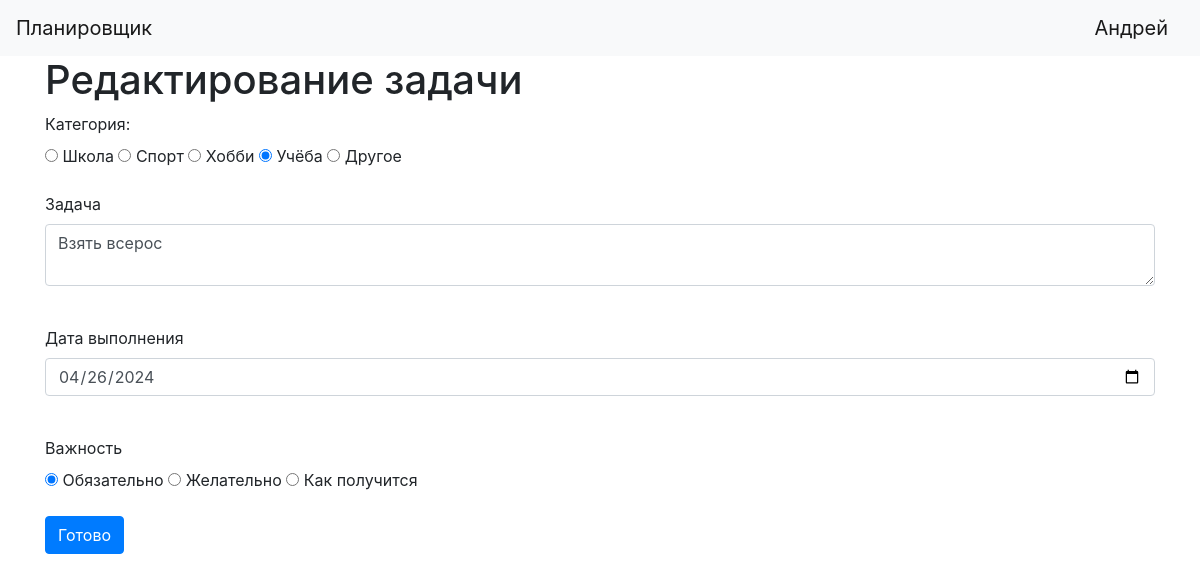
Page /tasks/6/4 (signed in) on the committed database.
### data/users.py (models this page shows, shortened)
class User(SqlAlchemyBase, UserMixin):
    __tablename__ = 'users'
    id = sqlalchemy.Column(sqlalchemy.Integer,
                           primary_key=True, autoincrement=True)
    name = sqlalchemy.Column(sqlalchemy.String, nullable=True)
    about = sqlalchemy.Column(sqlalchemy.String, nullable=True)
    email = sqlalchemy.Column(sqlalchemy.String,
                              index=True, unique=True, nullable=True)
    hashed_password = sqlalchemy.Column(sqlalchemy.String, nullable=True)
    created_date = sqlalchemy.Column(sqlalchemy.DateTime,
                                     default=datetime.datetime.now)
    tasks = orm.relationship("Tasks", back_populates='user', lazy='subquery')
    categories = orm.relationship("Category", back_populates='user', lazy='subquery')

### data/category.py (models this page shows)
class Category(SqlAlchemyBase):
    __tablename__ = 'category'
    id = sqlalchemy.Column(sqlalchemy.Integer, primary_key=True,
                           autoincrement=True)
    name = sqlalchemy.Column(sqlalchemy.String)
    user_id = sqlalchemy.Column(sqlalchemy.Integer,sqlalchemy.ForeignKey("users.id"))
    user = orm.relationship('User', lazy='subquery')

### data/tasks.py (models this page shows)
class Tasks(SqlAlchemyBase):
    __tablename__ = 'tasks'
    id = sqlalchemy.Column(sqlalchemy.Integer,
                           primary_key=True, autoincrement=True)
    task = sqlalchemy.Column(sqlalchemy.String)
    created_date = sqlalchemy.Column(sqlalchemy.DateTime,
                                     default=datetime.datetime.now)
    category_id = sqlalchemy.Column(sqlalchemy.Integer)
    date = sqlalchemy.Column(sqlalchemy.DateTime)
    importance = sqlalchemy.Column(sqlalchemy.Integer)
    is_complete = sqlalchemy.Column(sqlalchemy.Boolean, default=False)
    user_id = sqlalchemy.Column(sqlalchemy.Integer,
                                sqlalchemy.ForeignKey("users.id"))
    user = orm.relationship('User', lazy='subquery')
    categories = orm.relationship("Category",
                                  secondary="association",
                                  backref="tasks", lazy='subquery')

### server.py (the view, shortened to what this page needs)
@app.route('/tasks/<int:id>/<int:category_id>', methods=['GET', 'POST'])
@login_required
def edit_tasks(id, category_id):
    form = TasksForm()
    db_sess = db_session.create_session()
    lst = db_sess.query(Category).filter(Category.user_id == current_user.id)
    lst2 = []
    for i in lst:
        lst2.append(i.name)
    form.category.choices = lst2
    if request.method == "GET":
        tasks = db_sess.query(Tasks).filter(Tasks.id == id,
                                            Tasks.user == current_user
                                            ).first()
        if tasks:
            form.task.data = tasks.task
            form.date.data = tasks.date
            form.category.data = db_sess.query(Category).filter(Category.id == tasks.category_id).first().name
            form.importance.data = tasks.importance
        else:
            abort(404)
    return render_template('tasks.html',
                           title='Редактирование задачи',
                           form=form
                           )

### forms/task.py
class TasksForm(FlaskForm):
    task = TextAreaField("Задача", validators=[DataRequired()])
    date = DateField("Дата выполнения")
    category = RadioField("Категория")
    importance = RadioField("Важность", choices=['Обязательно', 'Желательно', 'Как получится'])
    submit = SubmitField('Готово')

### data/db_session.py (called while the page is built)
def create_session() -> Session:
    global __factory
    return __factory()

### server.py (called while the page is built)
@login_manager.user_loader
def load_user(user_id):
    db_sess = db_session.create_session()
    return db_sess.query(User).get(user_id)

### templates/tasks.html (shortened to what this page needs)
{% extends "base.html" %}
{% block content %}
<h1>{{title}}</h1>
<form action="" method="post">
    <p>
        {{ form.category.label }}:<br>
        {% for subfield in form.category %}
        <tr>
            <td>{{ subfield }}</td>
            <td>{{ subfield.label }}</td>
        </tr>
        {% endfor %}
    </p>
    <p>
        {{ form.task.label }}<br>
        {{ form.task(class="form-control") }}<br>
    </p>
    <p>
        {{ form.date.label }}<br>
        {{ form.date(class="form-control") }}<br>
    </p>
    <p>
        {{ form.importance.label }}<br>
        {% for subfield in form.importance %}
        <tr>
            <td>{{ subfield }}</td>
            <td>{{ subfield.label }}</td>
        </tr>
        {% endfor %}
    </p>
    <p>{{ form.submit(type="submit", class="btn btn-primary") }}</p>
</form>
{% endblock %}

### templates/base.html (shortened to what this page needs)
<!doctype html>
<html lang="en">
<head>
    <link rel="stylesheet"
          href="https://stackpath.bootstrapcdn.com/bootstrap/4.4.1/css/bootstrap.min.css"
>
</head>
<body>
<header>
    <nav class="navbar navbar-light bg-light">
        <a class="navbar-brand" href="#">Планировщик</a>
        {% if current_user.is_authenticated %}
        <a class="navbar-brand" href="/logout">{{ current_user.name }}</a>
        {% else %}
        <p>
            <a class="btn btn-primary " href="/register">Зарегистрироваться</a>
            <a class="btn btn-success" href="/login">Войти</a>
        </p>
        {% endif %}
    </nav>
</header>
<main role="main" class="container">
    {% block content %}{% endblock %}
</main>
</body>
</html>

### rows in the picture
User: name "Андрей"
Category: label "Школа"
Category: label "Спорт"
Category: label "Хобби"
Category: label "Учёба"
Category: label "Другое"
Tasks: task "Взять всерос", date "04/26/2024"

### other values in the picture
{{ title }} "Редактирование задачи"
{{ subfield.label }} "Обязательно" "Желательно" "Как получится"
